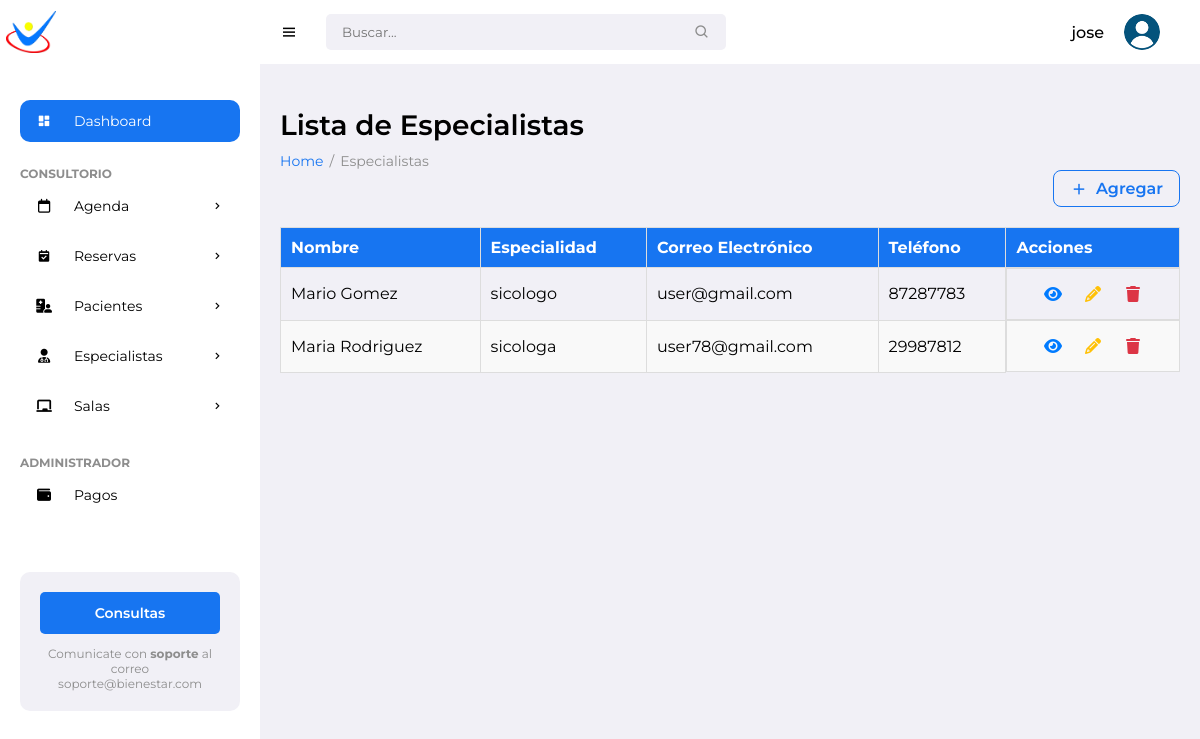
The page /specialists/ (signed in) on the database as committed earlier.
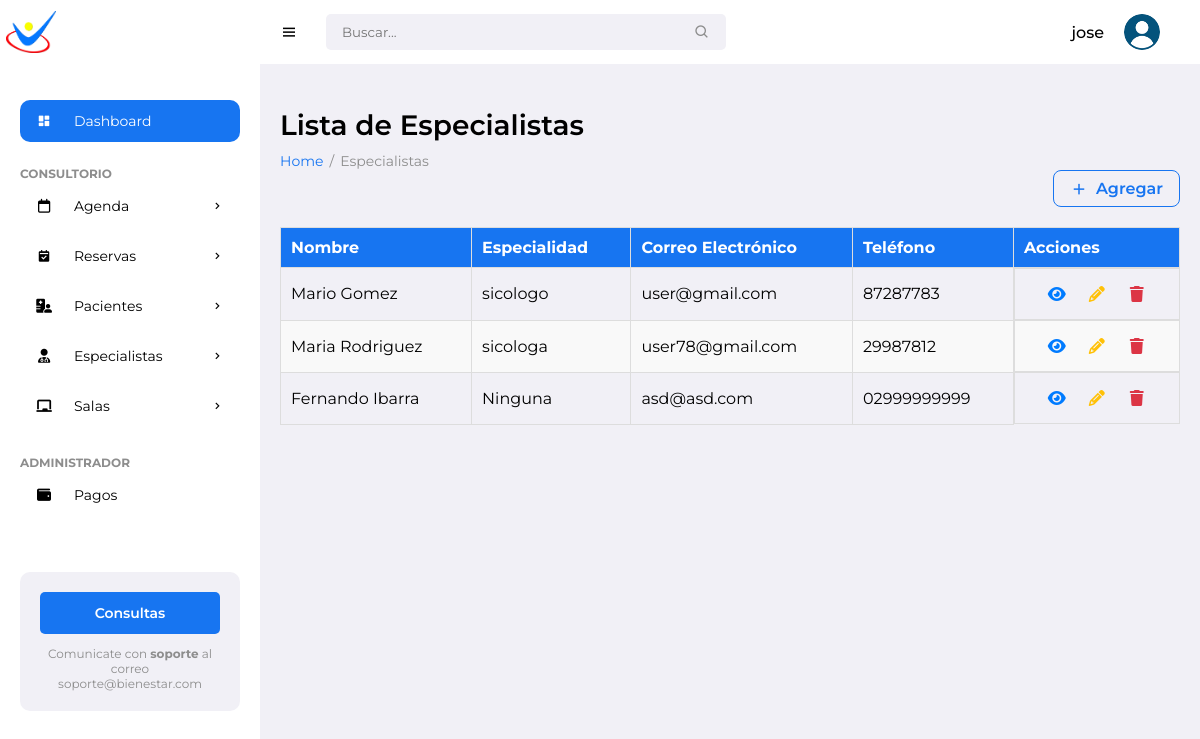
The same page on the database as committed later.
### pacientes/models.py (models this page shows, shortened)
class Specialist(models.Model):
    name = models.CharField(max_length=100)
    surname = models.CharField(max_length=100)
    specialty = models.CharField(max_length=100)
    email = models.EmailField()
    phone = models.CharField(max_length=20)

### pacientes/views.py (the view)
# urls.py: path('specialists/', views.specialist_list, name='specialist_list'),
@login_required
def specialist_list(request):
    specialists = Specialist.objects.all()
    return render(request, 'pacientes/specialist_list.html', {'specialists': specialists})

### pacientes/templates/pacientes/specialist_list.html
{% extends 'pacientes/base.html' %}
{% block content %}
<h1 class="title">Lista de Especialistas</h1>
<ul class="breadcrumbs">
    <li><a href="{% url 'patient_list' %}">Home</a></li>
    <li class="divider">/</li>
    <li><a href="#" class="active">Especialistas</a></li>
</ul>
<div class="data-list">
    <div class="list-header">
        <a href="{% url 'new_specialist' %}" class="btn-add">
            <i class='bx bx-plus'></i>
            Agregar
        </a>
    </div>
    <div class="specialist-list-container">
        {% if specialists %}
            <table class="table">
                <thead>
                    <tr>
                        <th>Nombre</th>
                        <th>Especialidad</th>
                        <th>Correo Electrónico</th>
                        <th>Teléfono</th>
                        <th>Acciones</th>
                    </tr>
                </thead>
                <tbody>
                {% for specialist in specialists %}
                    <tr>
                        <td>{{ specialist.name }} {{ specialist.surname }}</td>
                        <td>{{ specialist.specialty }}</td>
                        <td>{{ specialist.email }}</td>
                        <td>{{ specialist.phone }}</td>
                        <td class="actions-tab">
                            <a href="" class="btn btn-icon view" title="Ver detalles">
                                <i class="fa-solid fa-eye"></i>
                            </a>
                            <a href="" class="btn btn-icon edit" title="Editar">
                                <i class="fas fa-pencil-alt"></i>
                            </a>
                            <a href="" class="btn btn-icon delete" title="Eliminar">
                                <i class="fas fa-trash"></i>
                            </a>
                        </td>
                    </tr>
                {% endfor %}
                </tbody>
            </table>
        {% else %}
            <div class="empty-state">
                <i class='bx bx-user-x'></i>
                <p>No hay especialistas registrados.</p>
            </div>
        {% endif %}
    </div>
</div>
{% endblock %}

Rows that differ between the two databases and show on the page:
added Specialist: name "Fernando", surname "Ibarra", specialty "Ninguna", email "asd@asd.com", phone "02999999999"
